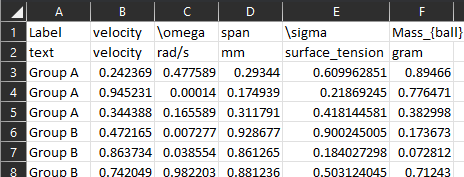
#> input picture information_files/basic_table.png, 464 x 177 px; its folder holds only this picture in this run
$ python -i image_processor.py   (imports and definitions only)
#> lines starting #> are read from the running program, lines starting #| are printed output that depends on the picture
import cv2
import numpy as np
import streamlit as st

from PIL import Image


# [91 lines left out: functions process_image, write_video, process_video, define_operations, perform_operations, operation_selector, not called in this run]


class Crop:
    # [11 lines left out: functions __init__, configure, not called in this run]

    def process(self):
        return lambda x: x[self.top: self.bottom, self.left: self.right]


class Canny:
    # [26 lines left out: functions __init__, configure, process, not called in this run]


class ConvertColor:
    def __init__(self):
        self.type = {'RGB2GRAY': cv2.COLOR_RGB2GRAY,
                     'BGR2GRAY': cv2.COLOR_BGR2GRAY}

def canny(image, key='', skip=False):

    image_copy = image.copy()
    img_gray = cv2.cvtColor(image_copy, cv2.COLOR_RGB2GRAY)
    img_blur = cv2.GaussianBlur(img_gray, (blur, blur), sigmaX=0, sigmaY=0)
    edges = cv2.Canny(image=img_blur, threshold1=threshold1, threshold2=threshold2)
    if st.checkbox('Only show edges', key='edges'+key):
        return edges if not skip else image

    contours, _ = cv2.findContours(image=edges, mode=cv2.RETR_TREE, method=cv2.CHAIN_APPROX_NONE)
    contour_length = st.slider('Minimum Contour Length', min_value=0,
                               max_value=max([len(contour) for contour in contours]),
                               value=100,
                               key='contour_length' + key)
    contours = [contour for contour in contours if len(contour) >= contour_length]
    image_copy = cv2.drawContours(image=image_copy, contours=contours, contourIdx=-1, color=(255, 100, 55),
                                  thickness=1, lineType=cv2.LINE_AA)
    if contours:
        st.write(f'Number of contours found: {len(contours)}')
    return image_copy if not skip else image


class Threshold:
    # [15 lines left out: function __init__, not called in this run]

    def simple_threshold(self, image):
        # st.write(self.simple_type+self.otsu)
        return cv2.cvtColor(cv2.threshold(cv2.cvtColor(image, cv2.COLOR_RGB2GRAY), self.threshold_value, 255, self.simple_type+self.otsu)[1], cv2.COLOR_GRAY2RGB)

    # [24 lines left out: functions adaptive_threshold, process, configure, not called in this run]


class ImageEditor:
    def __init__(self):
        pass

>>> import cv2
>>> picture = cv2.cvtColor(cv2.imread('../information_files/basic_table.png'), cv2.COLOR_BGR2RGB)
>>> result = canny(picture)
#> in canny, `img_gray = cv2.cvtColor(image_copy, cv2.COLOR_RGB2GRAY)`:
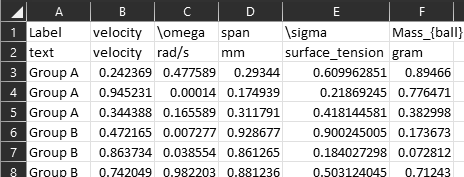
#> img_gray: shape (177, 464); min 0, max 255, mean 197.3
#> (the run stopped early here; a loop or call above may not have finished)
